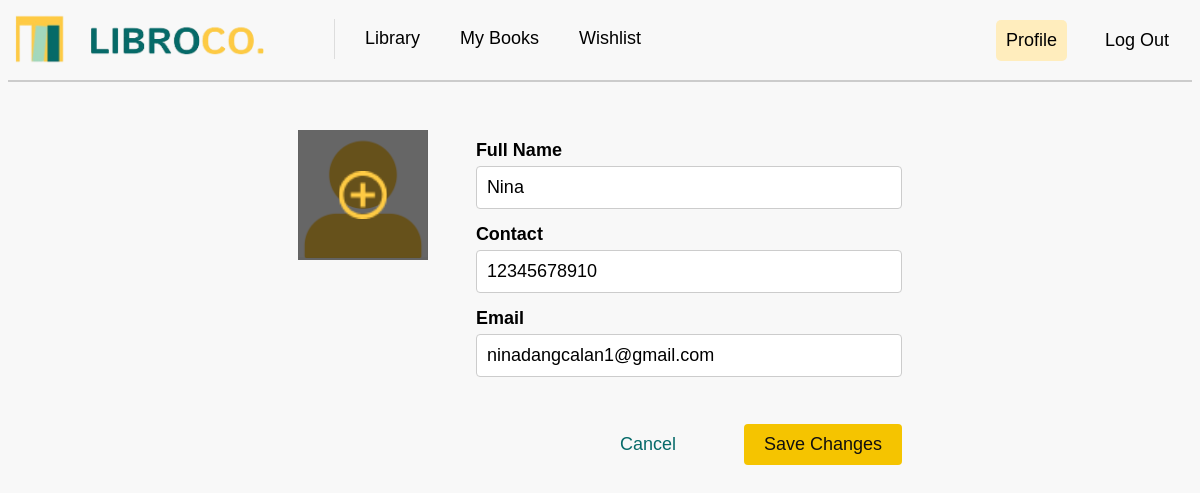
The page /edit_reader_profile (signed in) on the database as committed earlier.
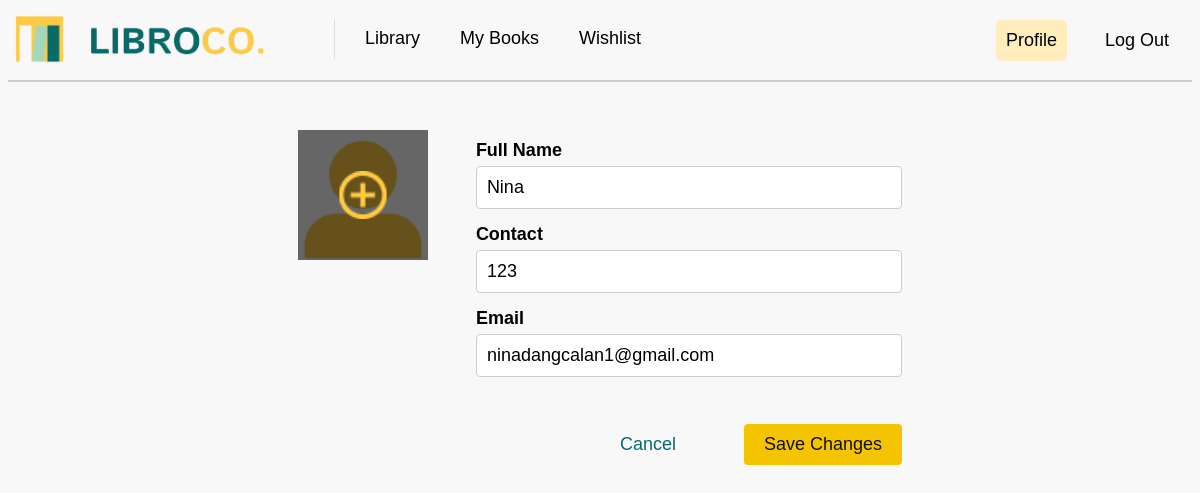
The same page on the database as committed later.
### tables this page shows
CREATE TABLE "users" (
	"user_id"	INTEGER PRIMARY KEY AUTOINCREMENT,
	"user_name"	TEXT,
	"user_email"	TEXT,
	"user_password"	TEXT UNIQUE,
	"user_contact"	TEXT,
	"user_code"	TEXT
);

### app.py (the view, shortened to what this page needs)
@app.route("/edit_reader_profile", methods=["GET", "POST"])
def edit_reader_profile():
    if 'user_id' not in session:
        flash("Please log in first.")
        return redirect(url_for("login"))
    user_id = session['user_id']
    if user_id == 1:
        flash("Librarians cannot edit reader profiles.")
        return redirect(url_for("reader_profile"))
    uploadfolder = os.path.join('static', 'images')
    if not os.path.exists(uploadfolder):
        os.makedirs(uploadfolder)
    sql = """
        SELECT u.user_name, u.user_email, u.user_contact, p.user_image
        FROM users u
        LEFT JOIN profileimages p ON u.user_id = p.user_id
        WHERE u.user_id = ?
    """
    user_data = getprocess(sql, (user_id,))
    if user_data:
        user = user_data[0]
        user_data = {
            "full_name": user["user_name"],
            "email": user["user_email"],
            "contact": user["user_contact"],
            "user_image": user["user_image"] if user["user_image"] else 'static/images/default_profile.png'
        }
        return render_template("reader-editprofile.html", user=user_data)
    else:
        flash("Error loading profile.")
        return redirect(url_for("reader_profile"))

### app.py (called while the page is built)
@app.before_request
def before_request():
    print("Session data:", session)

### dbhelper.py (called while the page is built)
def getprocess(sql: str, params: tuple = ()) -> list:
    try:
        db = connect(database, timeout=30, check_same_thread=False)  # Adding timeout and thread safety
        db.row_factory = Row  # Ensure that rows are returned as dictionaries
        cursor = db.cursor()
        cursor.execute(sql, params)
        data = cursor.fetchall()  # Fetch the data
        return data
    except Error as e:
        print(f"SQLite error: {e}")
        return []
    finally:
        db.close()  # Ensure the connection is closed

### templates/reader-editprofile.html (shortened to what this page needs)
<!DOCTYPE html>
<html lang="en">
<head>
    <link rel="stylesheet" type="text/css" href="{{ url_for('static', filename='css/mainstyle.css') }}">
    <link rel="stylesheet" type="text/css" href="{{ url_for('static', filename='css/editprofilestyles.css') }}">
</head>
<body>
    <nav>
        <a class="navbar-brand" href="{{ url_for('library') }}">
            <img class="logo" src="{{ url_for('static', filename='images/logo.png') }}" width="250" height="50" alt="LibroCo. Logo">
        </a>
        <div class="navbar-links">
            <a href="{{ url_for('library') }}">Library</a>
            <a href="{{ url_for('my_books') }}">My Books</a>
            <a href="{{ url_for('wishlist') }}">Wishlist</a>
        </div>
        <div class="navbar-right">
            <a href="{{ url_for('reader_profile') }}" class="active">Profile</a>
            <a href="{{ url_for('logout') }}">Log Out</a>
        </div>
    </nav>
    <div class="divider"></div>
    <div class="profile_editcontainer">
        <div class="profile_image">
            <label for="user_image">
                <div class="overlay_wrapper">
                    <div class="image_overlay">
                        <img src="static/images/upload_photo.png" class="upload" />
                    </div>
                </div>
            </label>
        </div>
        <form class="profile_form" method="POST" action="{{ url_for('edit_reader_profile') }}" enctype="multipart/form-data"
            novalidate>
            <label for="full_name">Full Name</label>
            <input type="text" id="full_name" name="full_name" value="{{ user['full_name'] }}">
            <label for="contact">Contact</label>
            <input type="text" id="contact" name="contact" value="{{ user['contact'] }}">
            <label for="email">Email</label>
            <input type="email" id="email" name="email" value="{{ user['email'] }}">
            <div class="button_group">
                <a href="{{ url_for('reader_profile') }}">
                    <button type="button" class="cancel_button">Cancel</button>
                </a>
                <button type="submit" class="save_button">Save Changes</button>
            </div>
        </form>
    </div>
</body>
</html>

Rows that differ between the two databases and show on the page:
changed users "Nina": contact "12345678910" → "123"
